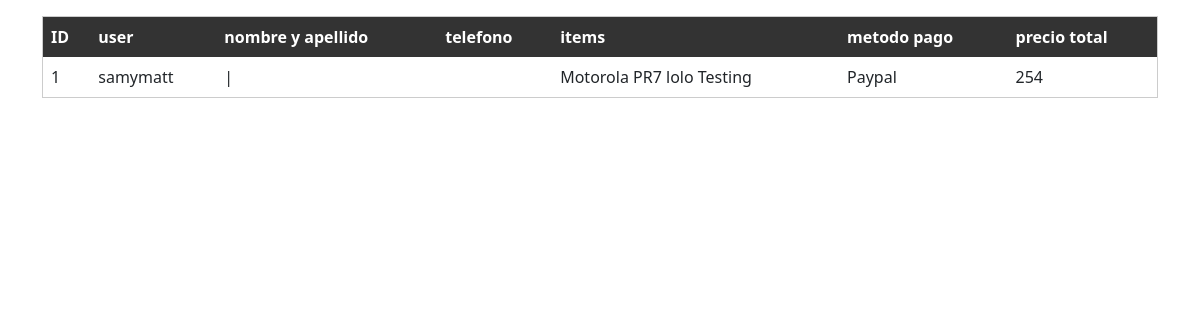
Page /users/AdminOrderList/ (signed in) on the committed database.
### orders/models.py (models this page shows)
class Orders(models.Model):
    OrderID = models.AutoField(verbose_name='OrderID', primary_key=True)
    User =models.ForeignKey(settings.AUTH_USER_MODEL, to_field='UserID', on_delete=models.CASCADE)
    User_email = models.EmailField(verbose_name='User_email', max_length=60, null=True)
    Direccion = models.CharField(verbose_name='Direccion', max_length=60)
    MetodoPago = models.CharField(verbose_name='MetodoPago', default='PayPal', max_length=30)
    Items = models.ManyToManyField(CartItems)
    PrecioTotal = models.IntegerField(verbose_name="Precio Compra")
    FechaCompra = models.DateTimeField(verbose_name="Fecha de compra", auto_now_add=True)

### users/models.py (models this page shows, shortened)
class Usuario(AbstractBaseUser, PermissionsMixin):
    ROL = (
        ('ADMINISTRADOR', 'Admin'),
        ('VENDEDOR', 'Seller'),
        ('CLIENTE', 'Cliente'),
    )
    UserID = models.AutoField(verbose_name='UserID', primary_key=True)
    email = models.EmailField(verbose_name='Email', max_length=60, unique=True)
    username = models.CharField(verbose_name='username', max_length=30, unique=True)
    userType = models.CharField(verbose_name='Tipo de usuario', max_length=25, choices=ROL, default='CLIENTE')
    is_active= models.BooleanField(default=False)
    is_staff=models.BooleanField(default=False)
    creado= models.DateTimeField(auto_now_add=True)
    actualizado = models.DateTimeField(auto_now=True)
    objects = ManejoDeCuentas()
    USERNAME_FIELD = 'email' # Toma el rol de nombre de usuario
    REQUIRED_FIELDS = ["username"] # Campos requeridos
    class Meta:
        verbose_name = "Cuentas"
        verbose_name_plural = "Cuentas"
    def __str__(self):
        return self.username

### cart/models.py (models this page shows, shortened)
class CartItems(models.Model):
    CartItemsID = models.AutoField(primary_key=True, verbose_name='XID')
    Cart = models.ForeignKey(
        Carrito,
        to_field='CartID',
        related_name='Carrito',
        on_delete=models.CASCADE
    )
    Item = models.ForeignKey(
        Producto,
        to_field='ProductID',
        related_name='Items',
        on_delete= models.CASCADE,
    )
    Cantidad = models.PositiveIntegerField(validators=[MinValueValidator(1)], default=1)
    fechaAgregado = models.DateTimeField(auto_now_add=True)

### Core/models.py (models this page shows, shortened)
class Producto(models.Model):
    TipoProd= [
        ("RADIO MOVIL","Movil"),
        ("RADIO PORTATIL","Portatil"),
        ("RADIO APX","APX")
    ]
    CodigosProd= [
        ("PR7","R7"),
        ("PR2","R2"),
        ("PR5","DEP550"),
        ('PR3', 'EP350'),
        ('M8e', '8500e'),
        ('M5e', '5000e'),
        ('M8', 'DGM8000'),
        ('M5', 'DEM500'),
        ('APX0', 'APX'),
        ('APX2', 'APX'),
        ('APX1', 'APX'),
    ]
    ProductID = models.AutoField(primary_key=True, verbose_name='ProductID')
    Creado_por = models.ForeignKey(
        settings.AUTH_USER_MODEL,
        on_delete=models.CASCADE,
    )
    Nombre = models.CharField(verbose_name="Nombre del producto", max_length=60)
    Cantidad = models.SmallIntegerField(verbose_name="Cantidad de producto", validators=[MinValueValidator(1)])
    Codigos= models.ForeignKey(
        CodigosProductos,
        to_field='ProductoCodigo',
        related_name='ProductCodigo',
        on_delete=models.CASCADE,
    )
    Tipo = models.ForeignKey(
        TipoProductos,
        to_field='TipoProducto',
        related_name='ProductTipo',
        on_delete=models.CASCADE,
    )
    Marca = models.CharField(verbose_name="Marca del producto", max_length=60)
    Imagen = models.ImageField(null=True, blank=True, upload_to="imagenes/")
    Precio = models.FloatField(verbose_name='Precio', null=False)
    Creado_el = models.DateTimeField(verbose_name='Fecha de creacion', auto_now_add=True)
    Modificado_el = models.DateTimeField(verbose_name='Fecha de Modificacion', auto_now_add=True)

### users/views.py (the view)
# urls.py: path('AdminOrderList/', views.ver_orders, name='AdminOrderList'),
def ver_orders(request):
    orders = Orders.objects.prefetch_related('Items__Item').all()
    contexto = {
        'Object': orders,
    }
    return render(request, 'administrador/ordersAdmin.html', contexto)

### users/templates/administrador/ordersAdmin.html (shortened to what this page needs)
{%load static%}
<!DOCTYPE html>
<html lang="en">
<head>
    <link rel="stylesheet" href="{% static 'style.css'%}">
    <link href="https://cdn.jsdelivr.net/npm/bootstrap@5.0.2/dist/css/bootstrap.min.css" rel="stylesheet">
</head>
<body>
<div class="container mt-3">
{% if user.is_authenticated %}
{% if user.userType == 'ADMINISTRADOR' %}
<table>
    <thead>
      <tr>
        <th>ID</th>
        <th>user</th>
        <th>nombre y apellido</th>
        <th>telefono</th>
        <th>items</th>
        <th>metodo pago</th>
        <th>precio total</th>
      </tr>
    </thead>
    <tbody>
      {% for A in Object %}
        <tr>
          <td>{{ A.OrderID }}</td>
          <td>{{ A.User }}</td>
          <td>{{ A.Nombre }}|{{ A.Apellido }}</td>
          <td>{{A.Telefono}}</td>
          <td>
            {% for item in A.Items.all %}
                {{ item.Item.Nombre }}
            {% endfor %}
          </td>
          <td>{{ A.MetodoPago }}</td>
          <td>{{A.PrecioTotal}}</td>
        </tr>
      {% endfor %}
    </tbody>
</table>
{%else%}
  <h1>Usted no esta permitido aqui</h1>
{% endif %}
{%else%}
  <h1>Usted no esta permitido aqui</h1>
{% endif %}
</div>
</body>
</html>

### static/style.css (style rules this page uses)
table { width: 100%; border-collapse: collapse; border: 1px solid #ccc; }
th, td { padding: 8px; text-align: left; }
th { background-color: #333; color: #fff; }

### rows in the picture
Orders: OrderID "1", User "samymatt", MetodoPago "Paypal", PrecioTotal "254"
CartItems: Item.Nombre "Motorola PR7"
CartItems: Item.Nombre "lolo"
CartItems: Item.Nombre "Testing"
